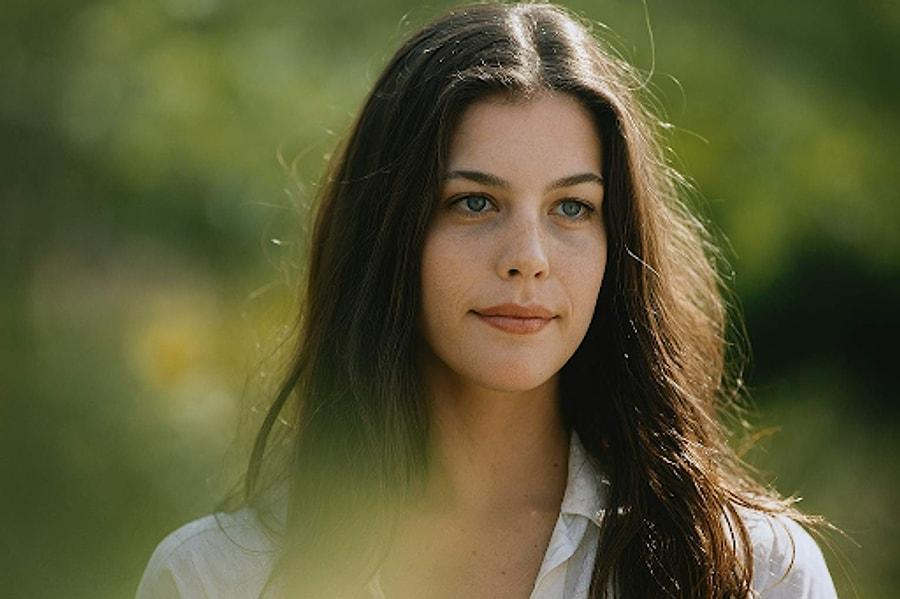
#> input picture 01 Open CV Basic/images/woman.jpg, 900 x 599 px, found by its file name
$ python '01 Cartoon Effect.py'
#> lines starting #> are read from the running program, lines starting #| are printed output that depends on the picture; after the words box and inside, x2 and y2 are one past the last pixel; in counts of white or black regions, pixels touching at a corner belong together
import cv2

# 원본이미지
img=cv2.imread("01 Open CV Basic/images/woman.jpg")
#> img is the input picture: shape (599, 900, 3); mean B, G, R 54.4, 90.4, 91.7
cv2.imshow('원본', img)

#색상 단순화
#평균이동(meanshift)
color= cv2.pyrMeanShiftFiltering(
    img,
    sp=20, #주변 픽셀을 탐색하는 공간 범위
    sr=40, #색상이 비슷하다고 판단하는 범위
)
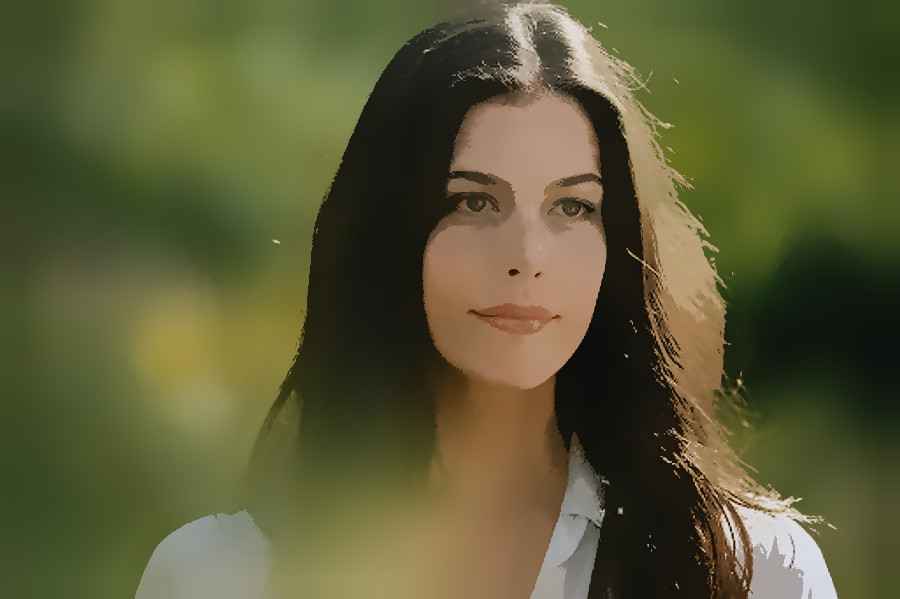
#> color: shape (599, 900, 3); mean B, G, R 54.7, 90.5, 91.6
cv2.imshow('cartoon color img', color)

# 조금 더 만화처럼 보이도록 윤곽선을 그려내기
#1) 흑백으로
gray= cv2.cvtColor(img, cv2.COLOR_BGR2GRAY)
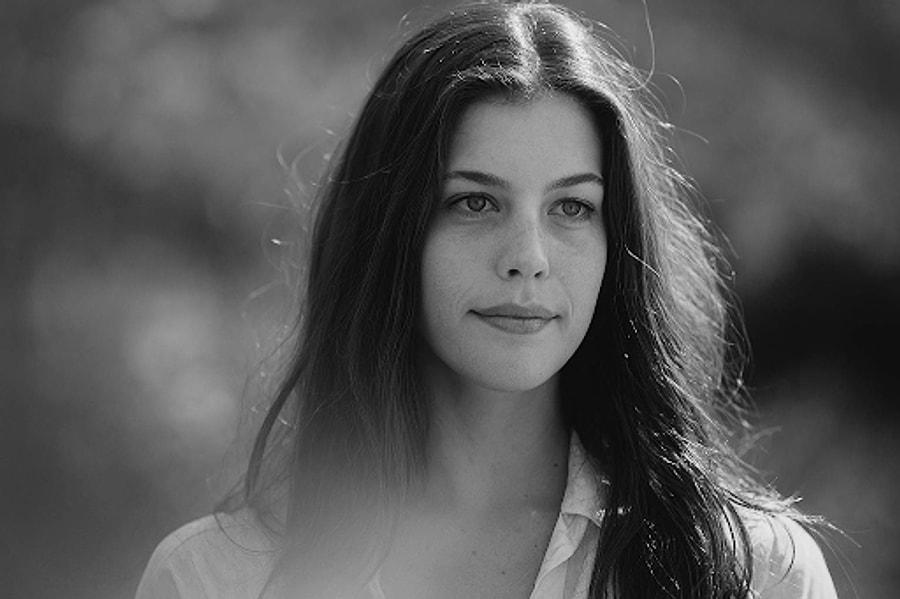
#> gray: shape (599, 900); min 0, max 253, mean 86.7
#2) 잔털이나 잡털 등 노이즈 제거하기 위해 블러처리
blur=cv2.GaussianBlur(gray, (9, 9), 0) #9*9 필터 사용
cv2.imshow('blur', blur)
#3) 주요 경계선 검출
adges= cv2.Canny(blur, 80, 160)
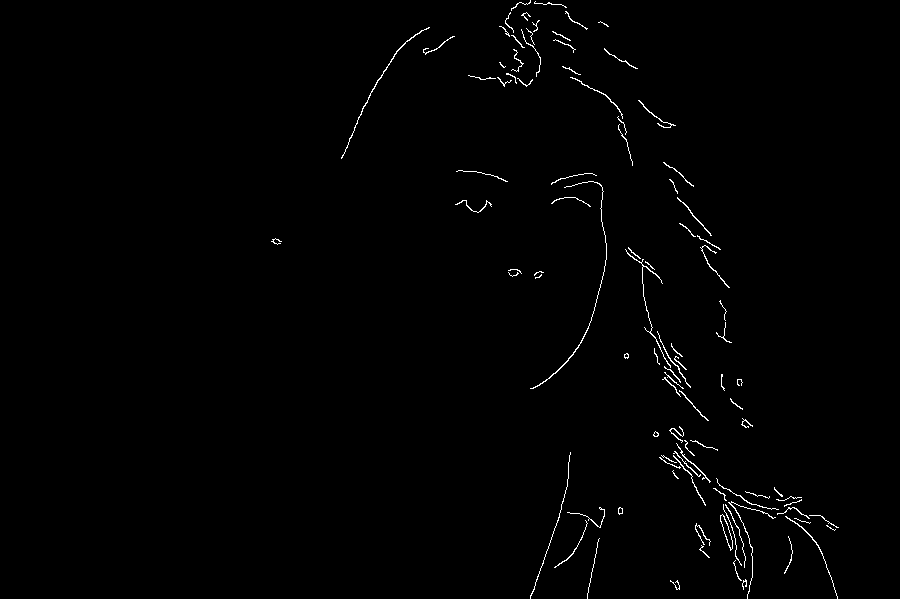
#> adges: shape (599, 900); 0.86% white in thin lines or dots, all inside (x1, y1, x2, y2) = (271, 0, 839, 599)
cv2.imshow('edges image', adges)
#4) 주요 경계선을 검정색으로 표시(카툰의 선처럼)
cartoon= color.copy()
cartoon[adges>0] = (10,10,10) #어두운 BGR
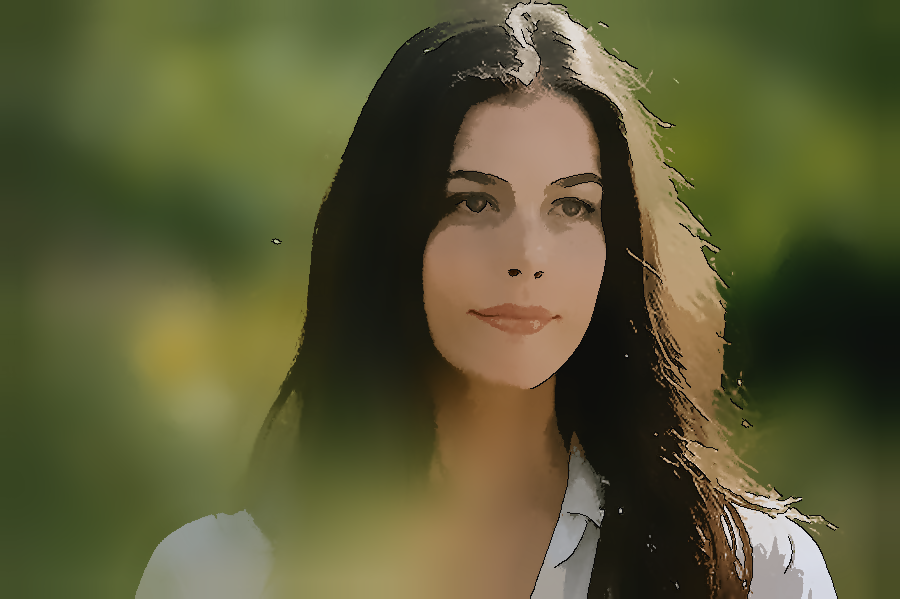
#> cartoon: shape (599, 900, 3); 0.86% of pixels changed, all inside (x1, y1, x2, y2) = (271, 0, 839, 599)
cv2.imshow('cartoon', cartoon)

# 결과 저장
cv2.imwrite('cartoon.jpg', cartoon)

#-----
cv2.waitKey(0)
cv2.destroyAllWindows()

$ run again, with 01 Open CV Basic/images/book.jpg copied over 01 Open CV Basic/images/woman.jpg
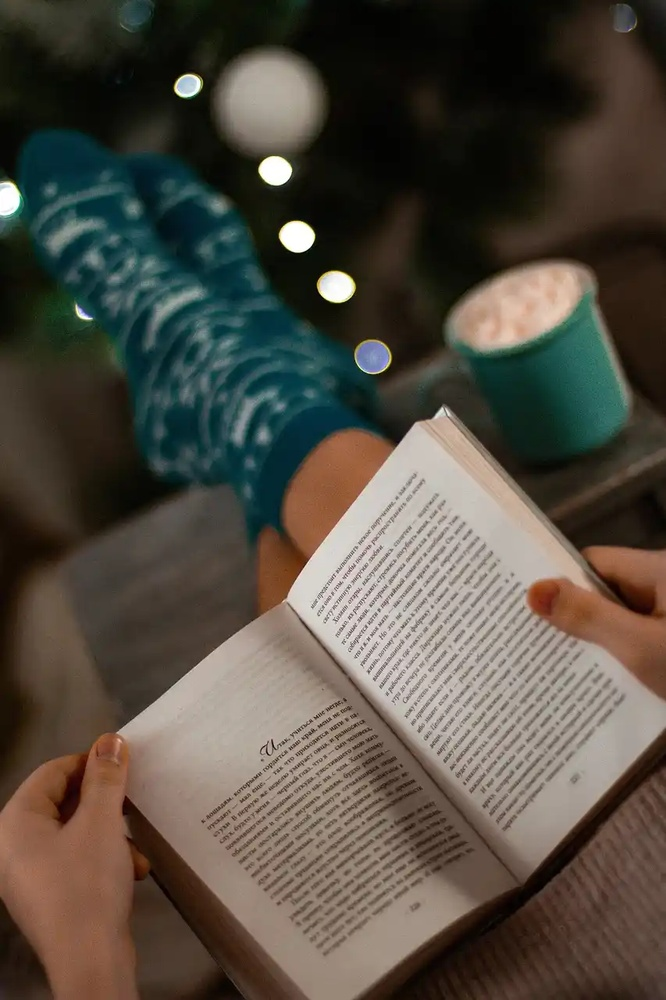
#> input picture 01 Open CV Basic/images/book.jpg, 666 x 1000 px, shrunk from 853 x 1280 before the run, found by its file name
#> img is the input picture: shape (1000, 666, 3); mean B, G, R 66, 76.1, 82.5
#> `adges= cv2.Canny(blur, 80, 160)`:
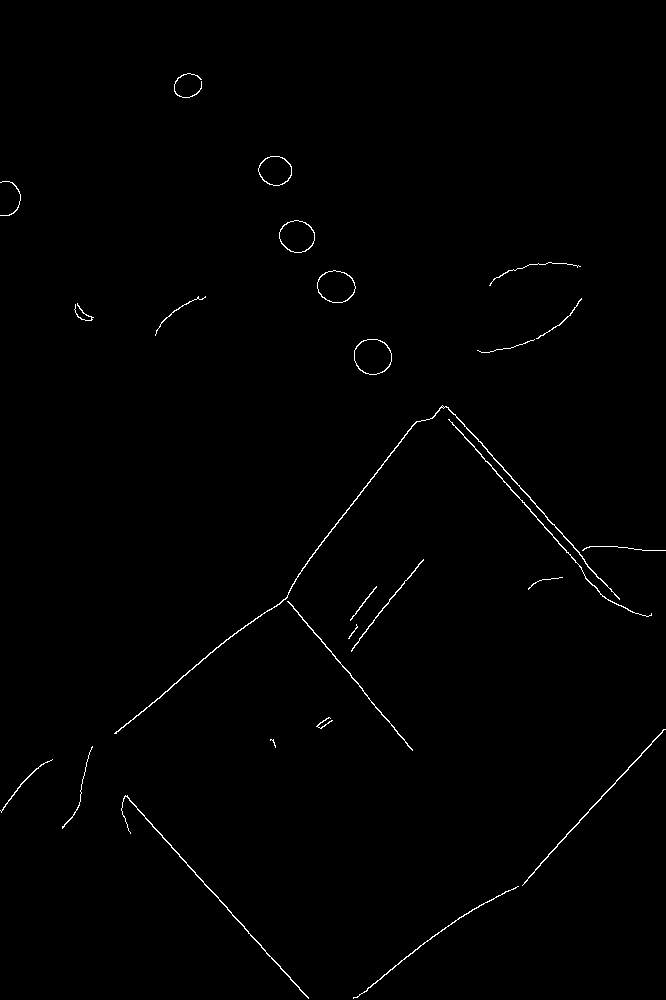
#> adges: shape (1000, 666); 0.65% white in thin lines or dots
#> `cartoon[adges>0] = (10,10,10)`:
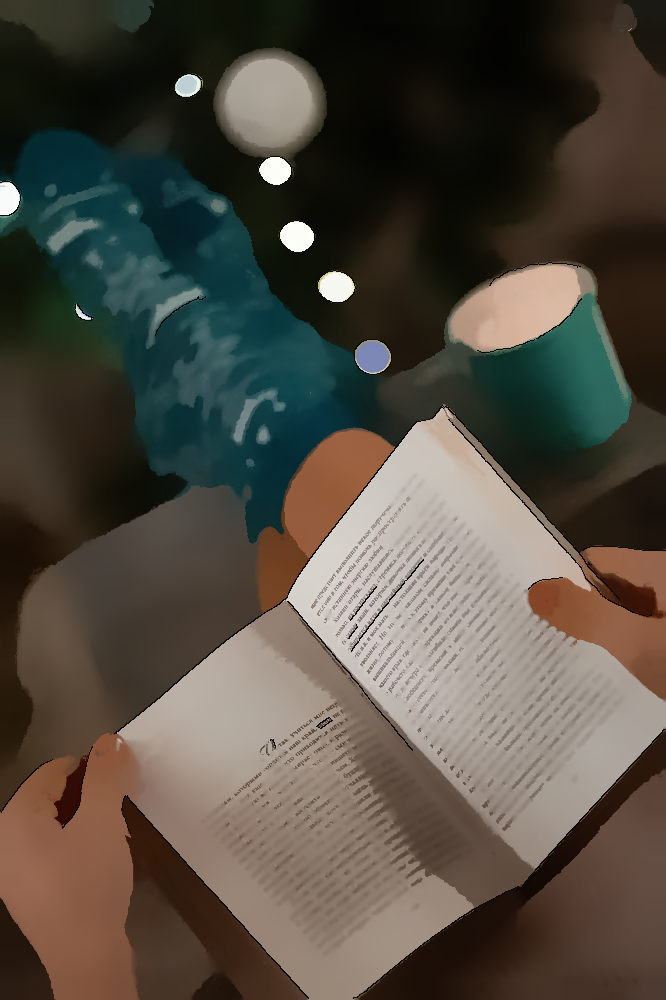
#> cartoon: shape (1000, 666, 3); mean B, G, R 65.9, 75.8, 82

$ run again, with 01 Open CV Basic/images/dog1.jpg copied over 01 Open CV Basic/images/woman.jpg
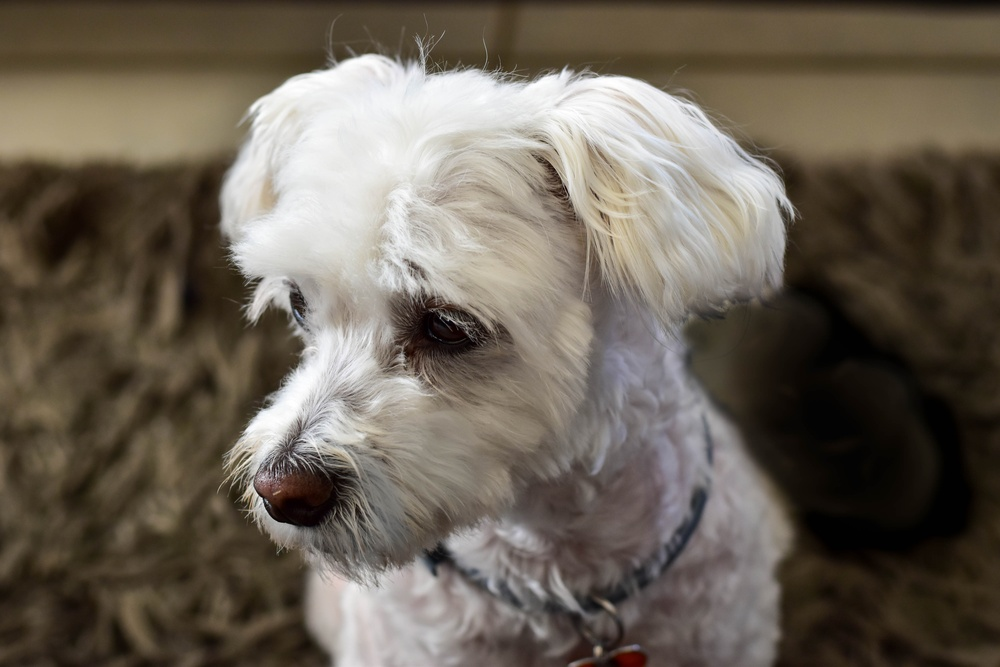
#> input picture 01 Open CV Basic/images/dog1.jpg, 1000 x 667 px, shrunk from 6000 x 4000 before the run, found by its file name
#> img is the input picture: shape (667, 1000, 3); mean B, G, R 86.5, 98.3, 107.1
#> `adges= cv2.Canny(blur, 80, 160)`:
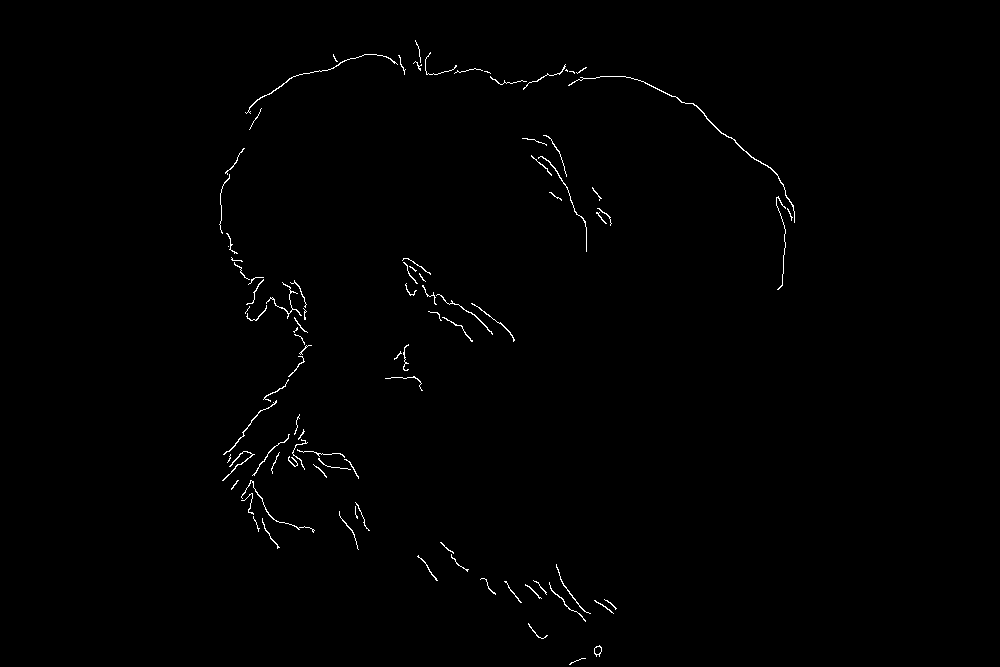
#> adges: shape (667, 1000); 0.61% white in thin lines or dots, all inside (x1, y1, x2, y2) = (219, 40, 795, 665)
#> `cartoon[adges>0] = (10,10,10)`:
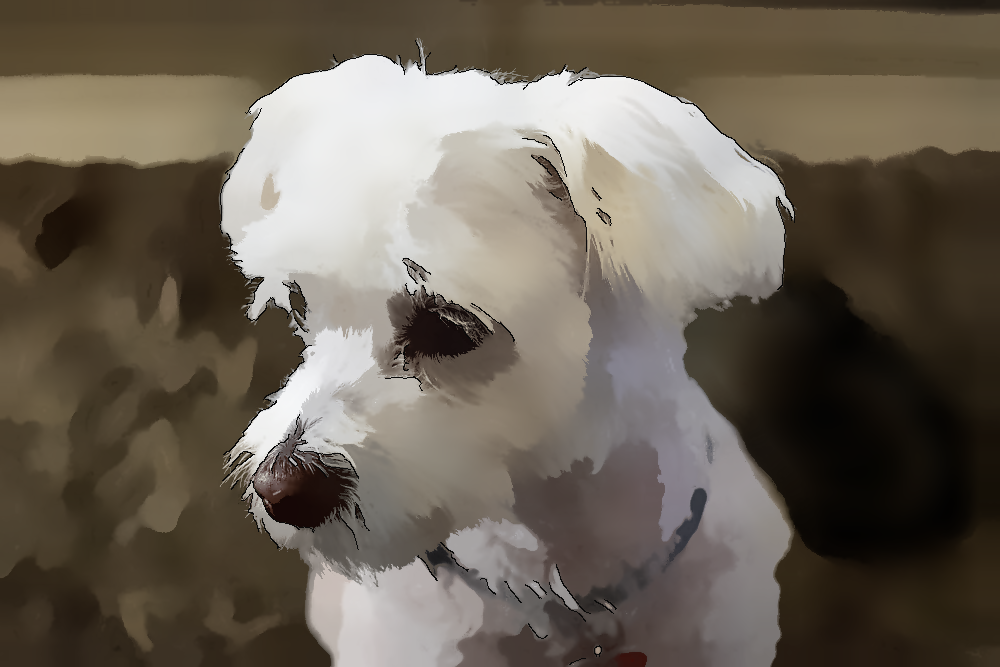
#> cartoon: shape (667, 1000, 3); mean B, G, R 86.2, 98.1, 106.9
